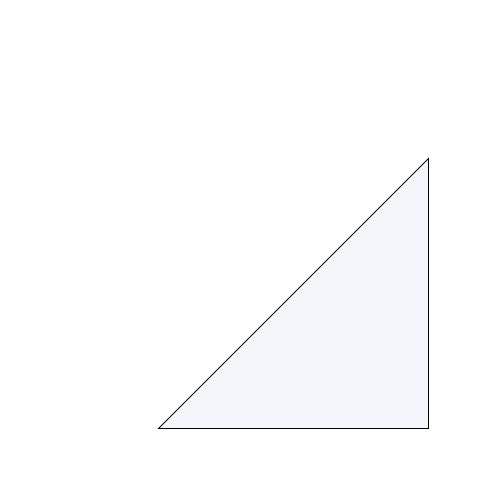
Frame 1 (no input)
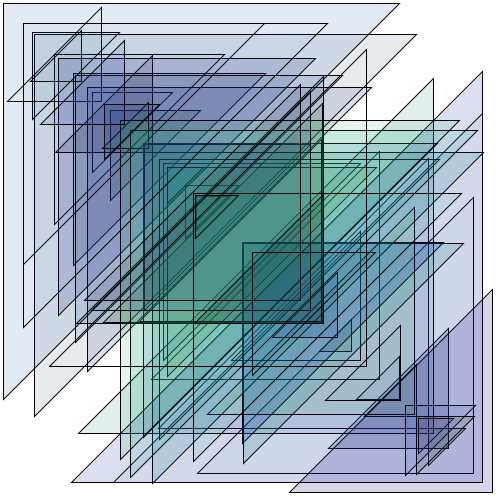
Frame 60 (the mouse pressed at the canvas centre just before this capture)
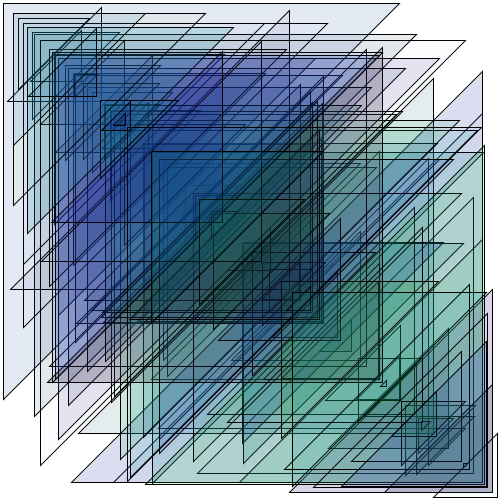
Frame 120 (the mouse held since frame 60 and released just before this capture)

The Processing sketch that drew these frames (run headless with seeded random() and noise(); from frame 60 on, the mouse is pressed at the canvas centre):

// Processing sketch: processing_159110
// ── processing_159110.pde

float r;
float g;
float b;
float a;

float diam;
float x;
float y;

void setup(){
  stroke(x);
  size(500,500);
  background(255);
  smooth(500);
  frameRate(15);
}

void draw(){
  r=random(44);
  g=random(187);
  b=random(191);
  a=random(50);
  
  x=random(width);
  y=random(height);
  

fill(r,g,b,a);
triangle(x,y,x,x,y,x);
}
